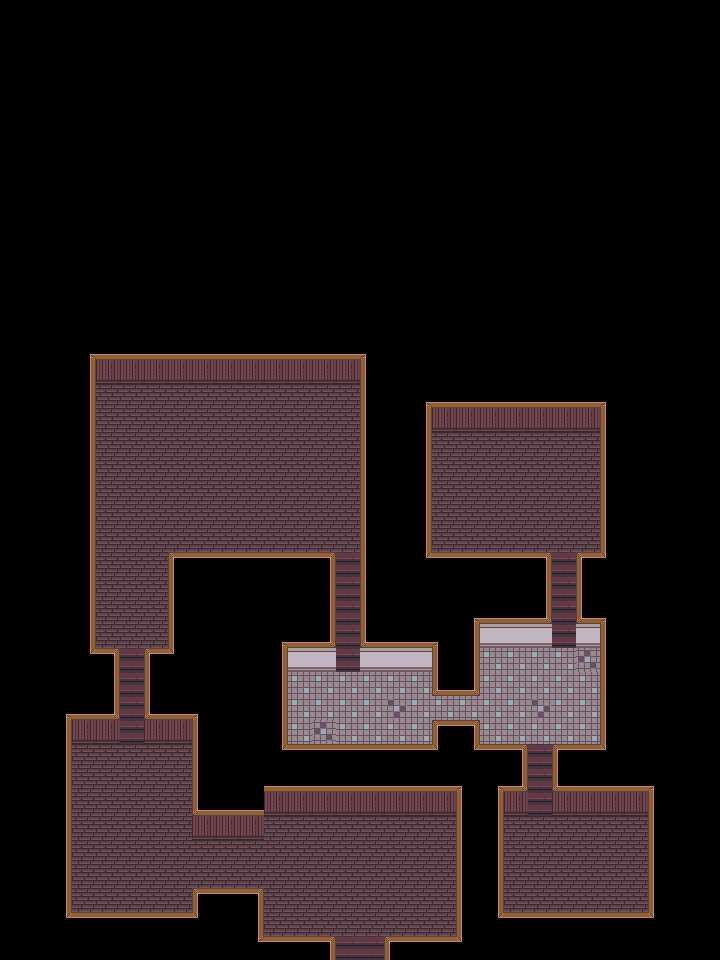

The image is a tile-based game level rendered from a .tmx file. Its description and source (layers, tilesets, objects; grid data summarised) follow:
An orthogonal 30x40 tile map with 24x24 px tiles, 3 tile layers (floor, walls, objects), 2 tilesets.

<map version="1.10" tiledversion="1.12.2" orientation="orthogonal" renderorder="right-down" width="30" height="40" tilewidth="24" tileheight="24" infinite="0" nextlayerid="5" nextobjectid="1">
 <tileset firstgid="1" name="interior" tilewidth="24" tileheight="24" tilecount="30" columns="6">
  <image source="inside_tileset.png" width="144" height="120" />
 </tileset>
 <tileset firstgid="31" name="furniture" tilewidth="24" tileheight="24" tilecount="232" columns="8">
  <image source="furniture.png" width="192" height="718" />
 </tileset>
 <layer id="2" name="floor" width="30" height="40">
  <data>[1200 cells, 293 non-empty, 4 distinct tile ids]</data>
 </layer>
 <layer id="1" name="walls" width="30" height="40">
  <data>[1200 cells, 256 non-empty, 6 distinct tile ids]</data>
 </layer>
 <layer id="4" name="objects" width="30" height="40">
  <data>[1200 cells, 0 non-empty, 0 distinct tile ids]</data>
 </layer>
</map>
